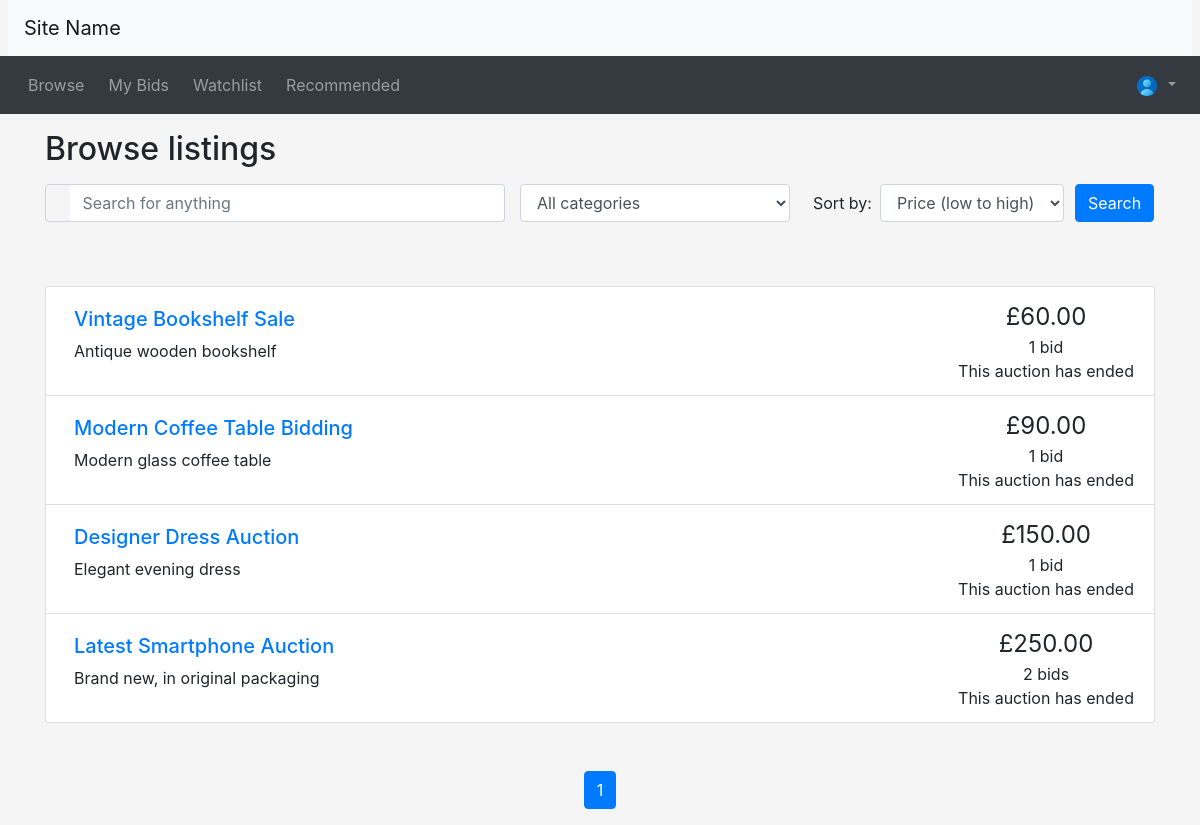
The app's page /browse.php (signed in) with its own data.
### tables this page shows
CREATE TABLE Item (
    item_id INT(11) AUTO_INCREMENT PRIMARY KEY,
    name VARCHAR(255) NOT NULL,
    description VARCHAR(511),
    category ENUM('Electronics', 'Fashion', 'Home', 'Books', 'Other') NOT NULL,
    colour ENUM('Red', 'Orange', 'Yellow', 'Green', 'Blue', 'Purple', 'Pink', 'White', 'Grey', 'Black', 'Brown', 'Other'),
    `condition` ENUM('Great', 'Good', 'Okay', 'Poor'),
    photo VARCHAR(255)  
);

### database.php (called while the page is built, shortened)
<?php
function db_query($connection, $query)
{
  $result = mysqli_query($connection, $query);
  return $result;
}
function db_fetch_single($result)
{
  return mysqli_fetch_assoc($result);
}
function db_num_rows($result)
{
  return mysqli_num_rows($result);
}

### utilities.php (the view, shortened to what this page needs)
<?php
function print_listing_li($item_id, $title, $desc, $price, $num_bids, $end_time)
{
  if (strlen($desc) > 250) {
    $desc_shortened = substr($desc, 0, 250) . '...';
  }
  else {
    $desc_shortened = $desc;
  }
  if ($num_bids == 1) {
    $bid = ' bid';
  }
  else {
    $bid = ' bids';
  }
  $now = new DateTime();
  if ($now > $end_time) {
    $time_remaining = 'This auction has ended';
  }
  else {
    $time_to_end = date_diff($now, $end_time);
    $time_remaining = display_time_remaining($time_to_end) . ' remaining';
  }
  echo('
    <li class="list-group-item d-flex justify-content-between">
    <div class="p-2 mr-5"><h5><a href="listing.php?item_id=' . $item_id . '">' . $title . '</a></h5>' . $desc_shortened . '</div>
    <div class="text-center text-nowrap"><span style="font-size: 1.5em">£' . number_format($price, 2) . '</span><br/>' . $num_bids . $bid . '<br/>' . $time_remaining . '</div>
  </li>'
  );
}
?>

### header.php (shortened to what this page needs)
<!doctype html>
<html lang="en">
<head>
  <link rel="stylesheet" href="css/bootstrap.min.css">
  <link rel="stylesheet" href="css/font-awsome-4.7.0.min.css">
  <link rel="stylesheet" href="css/custom.css">
</head>
<body>
  <nav class="navbar navbar-expand-lg navbar-light bg-light mx-2">
    <a class="navbar-brand" href="#">Site Name </a>
  </nav>
  <nav class="navbar navbar-expand-lg navbar-dark bg-dark">
    <ul class="navbar-nav align-middle">
      <li class="nav-item mx-1">
        <a class="nav-link" href="browse.php">Browse</a>
      </li>
      <?php
      if (isset($_SESSION['account_type']) && $_SESSION['account_type'] == '1') {
        echo ('
	<li class="nav-item mx-1">
      <a class="nav-link" href="mybids.php">My Bids</a>
    </li>
  <li class="nav-item mx-1">
      <a class="nav-link" href="watchlist.php">Watchlist</a>
    </li>
	<li class="nav-item mx-1">
      <a class="nav-link" href="recommendations.php">Recommended</a>
    </li>');
      }
      ?>
    </ul>
    <ul class="navbar-nav ml-auto">
      <?php if (isset($_SESSION['logged_in']) && $_SESSION['logged_in'] == true) { ?>
        <li class="nav-item dropdown">
          <a class="nav-link dropdown-toggle" href="#" id="profileDropdown" role="button" data-toggle="dropdown" aria-haspopup="true" aria-expanded="false">
            <img src="photos/user.png" alt="Profile Avatar" class="avatar-img">
          </a>
        </li>
      <?php } else { ?>
    </ul>
    <button type="button" class="btn nav-link" data-toggle="modal" data-target="#loginModal">Login</button>
  <?php } ?>
  </nav>

### browse.php (shortened to what this page needs)
<?php include_once("header.php")?>
<?php require("utilities.php")?>
<?php require("database.php")?>
<div class="container">
<h2 class="my-3">Browse listings</h2>
<div id="searchSpecs">
<form method="get" action="browse.php">
  <div class="row">
    <div class="col-md-5 pr-0">
      <div class="form-group">
	    <div class="input-group">
          <div class="input-group-prepend">
            <span class="input-group-text bg-transparent pr-0 text-muted">
              <i class="fa fa-search"></i>
            </span>
          </div>
          <input type="text" class="form-control border-left-0" name="keyword" id="keyword" placeholder="Search for anything">
        </div>
      </div>
    </div>
    <div class="col-md-3 pr-0">
      <div class="form-group">
        <select class="form-control" name="cat" id="cat">
          <option selected name="all" value="all">All categories</option>
        </select>
      </div>
    </div>
    <div class="col-md-3 pr-0">
      <div class="form-inline">
        <label class="mx-2" for="order_by">Sort by:</label>
        <select class="form-control" name="order_by" id="order_by">
          <option selected name="pricelow" value="pricelow">Price (low to high)</option>
        </select>
      </div>
    </div>
    <div class="col-md-1 px-0">
      <button type="submit" class="btn btn-primary">Search</button>
    </div>
  </div>
</form>
</div>
</div>
<?php
  if (!isset($_GET['keyword'])) {
    $keyword = '';
  }
  else {
    $keyword = $_GET['keyword'];
  }
  if (!isset($_GET['order_by'])) {
    $ordering = 'pricelow';
  }
  else {
    $ordering = $_GET['order_by'];
  }
  if (!isset($_GET['page'])) {
    $curr_page = 1;
  }
  else {
    $curr_page = $_GET['page'];
  }
  $connection = db_connect();
  $search = "SELECT DISTINCT item.item_id,
                             auction.auction_title,
                             item.description,
                             MAX(bids.price) AS highest_bid,
                             COUNT(bids.auction_id) AS num_bids,
                             auction.end_time,
                             item.category
             FROM item
             INNER JOIN auction
             ON item.item_id = auction.item_id
             INNER JOIN bids
             ON auction.auction_id = bids.auction_id
             WHERE item.name LIKE '%$keyword%'
             OR item.description LIKE '%$keyword%'
             OR auction.auction_title LIKE '%$keyword%'
             AND auction.item_id = item.item_id
             GROUP BY item.item_id,
                      auction.auction_title,
                      auction.end_time";
  if($ordering == "pricelow") {
    $search .= " ORDER BY highest_bid ASC";
  } elseif($ordering == "pricehigh") {
    $search .= " ORDER BY highest_bid DESC";
  } elseif($ordering == "date") {
    $search .= " ORDER BY auction.end_time <= CURRENT_TIMESTAMP(), auction.end_time ASC";
  };
  $search_results = db_query($connection, $search);
  $num_results = db_num_rows($search_results);
  $results_per_page = 10;
  $max_page = ceil($num_results / $results_per_page);
?>
<div class="container mt-5">
<ul class="list-group">
<?php
  while($row = db_fetch_single($search_results)) {
    $item_id = $row["item_id"];
    $title = $row["auction_title"];
    $description = $row["description"];
    $current_price = $row["highest_bid"];
    $num_bids = $row["num_bids"];
    $end_date = new DateTime($row["end_time"]);
    print_listing_li($item_id, $title, $description, $current_price, $num_bids, $end_date);
  };
?>
</ul>
<nav aria-label="Search results pages" class="mt-5">
  <ul class="pagination justify-content-center">
<?php
  $querystring = "";
  $high_page_boost = max(3 - $curr_page, 0);
  $low_page_boost = max(2 - ($max_page - $curr_page), 0);
  $low_page = max(1, $curr_page - 2 - $low_page_boost);
  $high_page = min($max_page, $curr_page + 2 + $high_page_boost);
  for ($i = $low_page; $i <= $high_page; $i++) {
    if ($i == $curr_page) {
      echo('
    <li class="page-item active">');
    }
    else {
      echo('
    <li class="page-item">');
    }
    echo('
      <a class="page-link" href="browse.php?' . $querystring . 'page=' . $i . '">' . $i . '</a>
    </li>');
  }
?>
  </ul>
</nav>
</div>
<?php include_once("footer.php")?>

### footer.php (shortened to what this page needs)
</body>
</html>

### css/custom.css (style rules this page uses)
body { background-color: #f5f5f5; }

### records on screen
item: title "Vintage Bookshelf Sale", description "Antique wooden bookshelf", price "60.00", num_bids "1", bid "bid"
item: title "Modern Coffee Table Bidding", description "Modern glass coffee table", price "90.00", num_bids "1", bid "bid"
item: title "Designer Dress Auction", description "Elegant evening dress", price "150.00", num_bids "1", bid "bid"
item: title "Latest Smartphone Auction", description "Brand new, in original packaging", price "250.00", num_bids "2", bid "bids"
